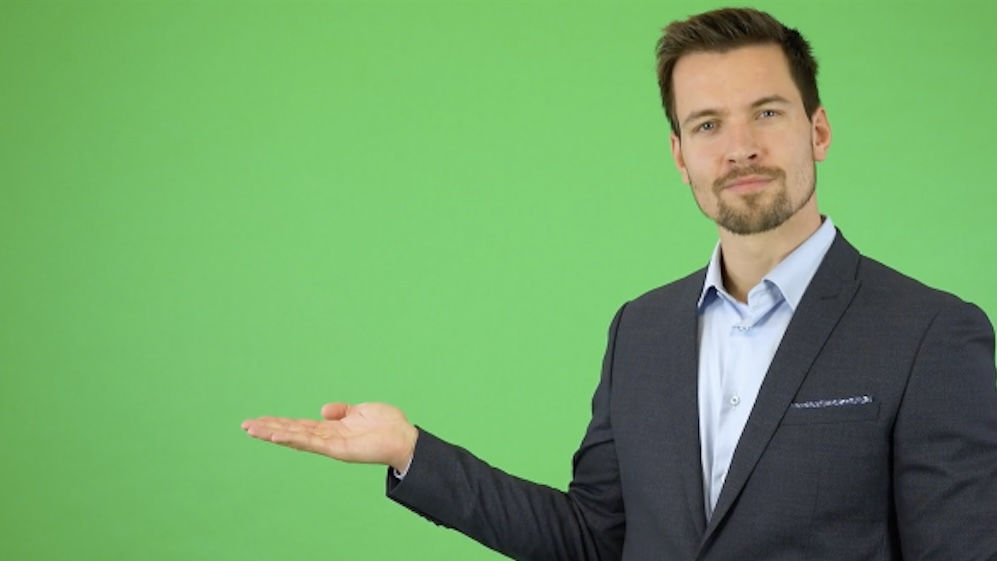
#> input picture foreground/fg-1.jpg, 997 x 561 px
$ jupyter execute --allow-errors SGDClassifier.ipynb
#> lines starting #> are read from the running program, lines starting #| are printed output that depends on the picture; after the words box and inside, x2 and y2 are one past the last pixel; in counts of white or black regions, pixels touching at a corner belong together; pictures that were not available may be replaced by others from this repository, and a replacement may not be noted
[cell 1]
import numpy as np
from matplotlib import pyplot as plt
import cv2 as cv
import pickle
import os
import time
import pandas as pd
from sklearn.model_selection import train_test_split
from sklearn.linear_model import SGDClassifier

[cell 2]
def loadmodel(name='model/SGDClassifier.pickle'):
#> called with name = 'model/SGDClassifier.pickle'
    with open(name, 'rb') as f:
#> (reads model/SGDClassifier.pickle from the repository)
        model = pickle.load(f)
    return model

#> (a cell that did not finish here is left out)

[cell 4]
# model = SGDClassifier()
model = loadmodel()

#> (a cell that did not finish here is left out)

#> (a cell that did not finish here is left out)

#> (a cell that did not finish here is left out)

[cell 8]
with open('./model/SGDClassifier.pickle', 'wb') as f:
  pickle.dump(model, f)

#> (a cell that did not finish here is left out)

[cell 10]
def removeGreen(img, model, bg):
    if img.shape != bg.shape:
        bg = cv.resize(bg, (img.shape[1], img.shape[0]))
    """ a2, a1, a0 = model.coef_[0]

    B, G, R = cv.split(img)
    inter = np.ones_like(B)

    mask = a2 * B + a1 * G + a0 * R

    mask = 1 / (1 + np.exp(-mask)) """

    mask = model.predict(img.reshape(-1, 3))
    mask = mask.reshape(img.shape[0], img.shape[1])
    clone_mask = np.zeros_like(mask, dtype=np.uint8)
    clone_mask[mask == '1'] = 1
    img[mask == '1'] = bg[mask == '1']

    return img,clone_mask

[cell 11]
fg = cv.imread('foreground/fg-1.jpg', 1)
#> fg is the input picture: shape (561, 997, 3); mean B, G, R 101.3, 162.8, 111.9
bg = cv.imread('background/bg-1.jpg', 1)
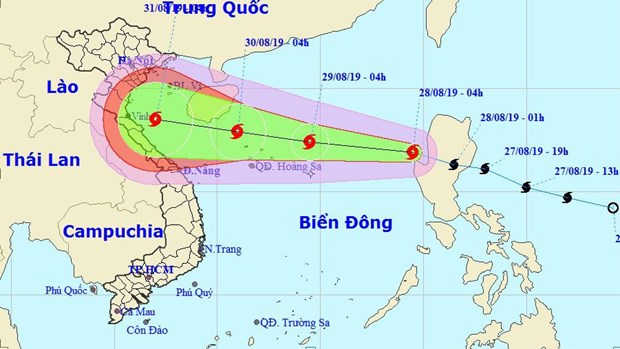
#> input picture background/bg-1.jpg, 620 x 349 px
#> bg is the input picture: shape (349, 620, 3); mean B, G, R 222.3, 228.7, 205.9

img,clone_mask = removeGreen(fg, model, bg)
#> in removeGreen, `bg = cv.resize(bg, (img.shape[1], img.shape[0]))`:
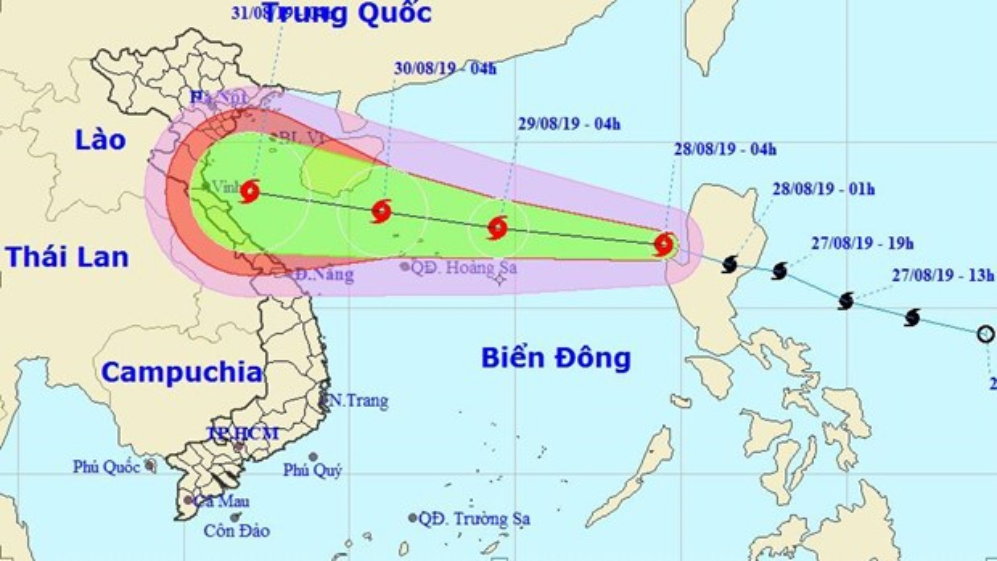
#> bg: shape (561, 997, 3); mean B, G, R 222.2, 228.6, 205.8
#> in removeGreen, `img[mask == '1'] = bg[mask == '1']`:
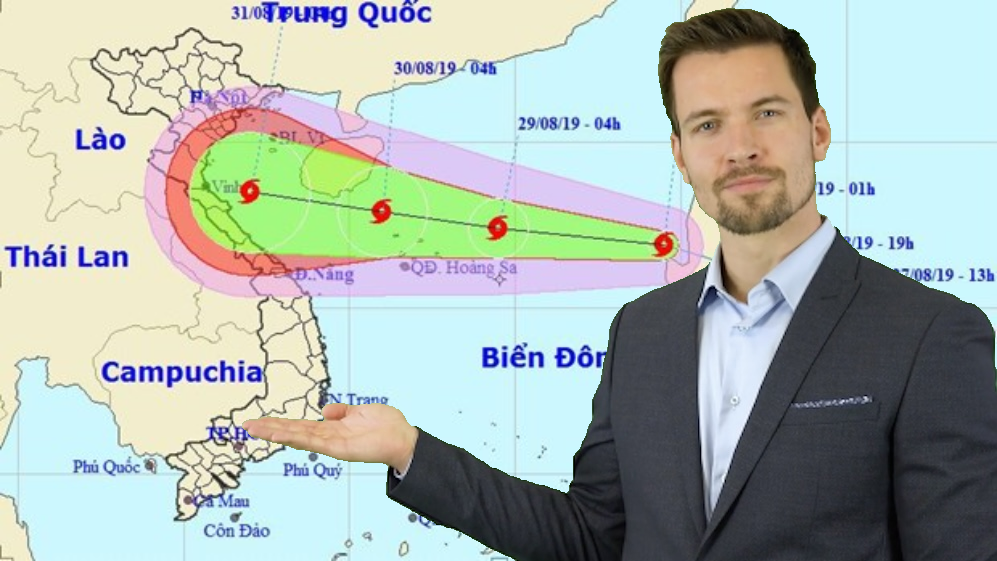
#> img: shape (561, 997, 3); mean B, G, R 175.3, 182.8, 171.6
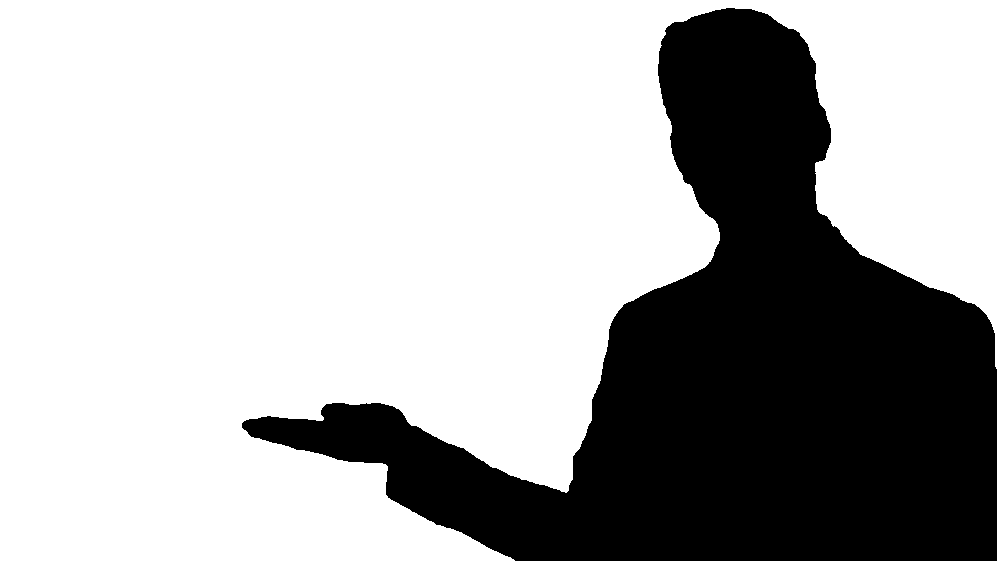
#> clone_mask: shape (561, 997); values 0 (black) and 1 (white), 69.4% white; 1 black region, box (x1, y1, x2, y2) and area: (242, 8, 997, 561) 171338
img = cv.cvtColor(img, cv.COLOR_BGR2RGB)
plt.imshow(img)

[cell 12]
plt.imshow(clone_mask,cmap='gray')

[cell 13]
def videoProcesing(model, bg,name='video/video.mp4') -> None:
#> called with name = './video/vid-7.mp4'
    cap = cv.VideoCapture(name)
    fourcc = cv.VideoWriter_fourcc('h','2','6','4')
    out_name = name.split('/')[1].split('.')[0]
    out = cv.VideoWriter(f'output_vid/output_{out_name}_SVC.mp4', fourcc, 30, (640,480))
    while cap.isOpened():
        ret, frame = cap.read()
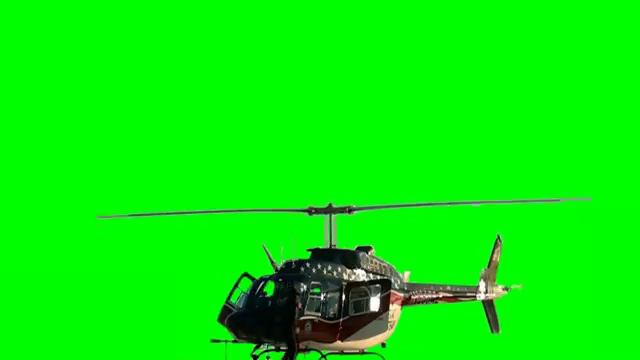
#> input picture frame 47 of video/vid-1.mp4, 640 x 360 px, given in place of vid-7.mp4, which was not available
#> frame is the input picture: shape (360, 640, 3); mean B, G, R 5.8, 237.4, 6.8
        if ret:
            # frame = cv.GaussianBlur(frame, (5, 5), 0)
            resized_frame = cv.resize(
                frame, (640, 480), fx=0, fy=0, interpolation=cv.INTER_CUBIC)
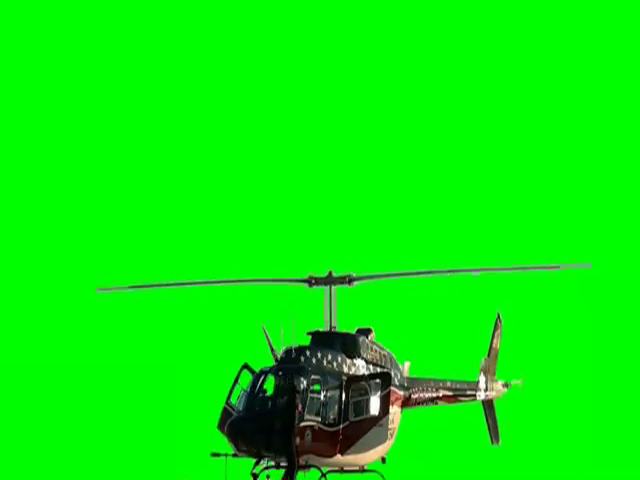
#> resized_frame: shape (480, 640, 3); mean B, G, R 5.9, 237.4, 6.8
            processed_frame = removeGreen(resized_frame.copy(), model, bg)
#> in removeGreen (call 2), `bg = cv.resize(bg, (img.shape[1], img.shape[0]))`:
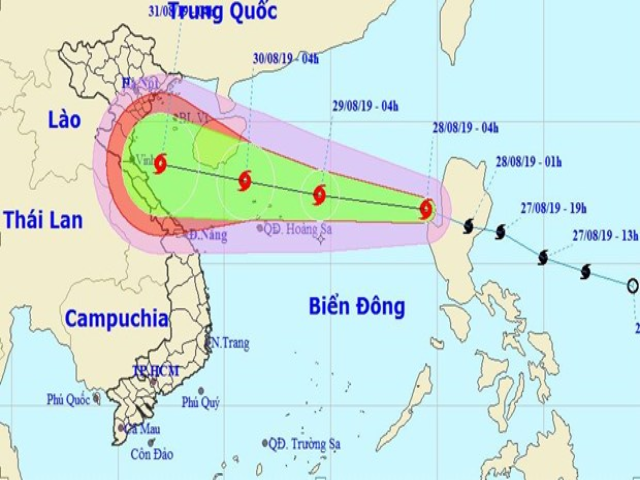
#> bg: shape (480, 640, 3); mean B, G, R 222.2, 228.6, 205.8
#> in removeGreen (call 2), `img[mask == '1'] = bg[mask == '1']`:
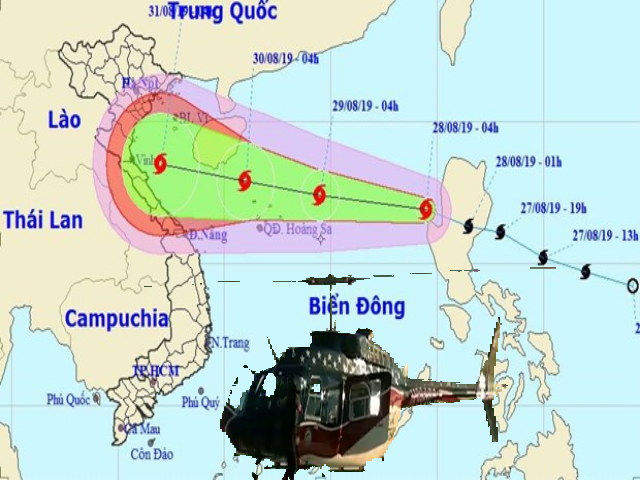
#> img: shape (480, 640, 3); mean B, G, R 207.8, 215.5, 195.6
            out.write(processed_frame)
            cv.imshow(f'{out_name}_SVC', processed_frame)
            if cv.waitKey(1) & 0xFF == ord('q'):
#> (key q is pressed here)
                break
        else:
            break
    cap.release()
    out.release()
    cv.destroyAllWindows()
